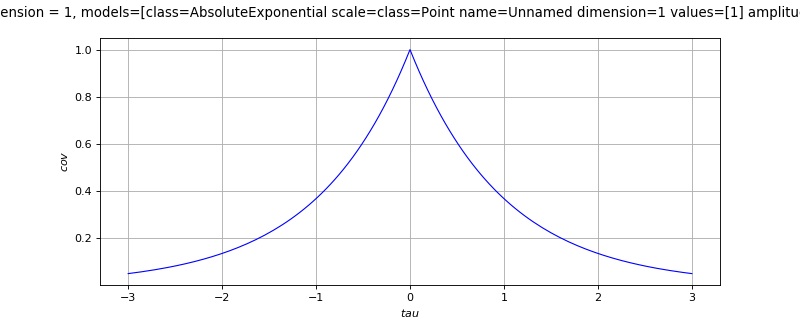

The script that drew this image:
import openturns as ot
from matplotlib import pyplot as plt
from openturns.viewer import View
covarianceModel = ot.TensorizedCovarianceModel()
if covarianceModel.getInputDimension() == 1:
    scale = covarianceModel.getScale()[0]
    if covarianceModel.isStationary():
        def f(x):
            return [covarianceModel(x)[0, 0]]
        func = ot.PythonFunction(1,1,f)
        func.setDescription(['$tau$', '$cov$'])
        cov_graph = func.draw(-3.0 * scale, 3.0 * scale, 129)
        fig = plt.figure(figsize=(10, 4))
        plt.suptitle(str(covarianceModel))
        cov_axis = fig.add_subplot(111)
        View(cov_graph, figure=fig, axes=[cov_axis], add_legend=False)
    else:
        def f(x):
            return [covarianceModel([x[0]], [x[1]])[0, 0]]
        func = ot.PythonFunction(2,1,f)
        func.setDescription(['$s$', '$t$', '$cov$'])
        cov_graph = func.draw([-3.0 * scale]*2, [3.0 * scale]*2, [129]*2)
        fig = plt.figure(figsize=(10, 4))
        plt.suptitle(str(covarianceModel))
        cov_axis = fig.add_subplot(111)
        View(cov_graph, figure=fig, axes=[cov_axis], add_legend=False)
